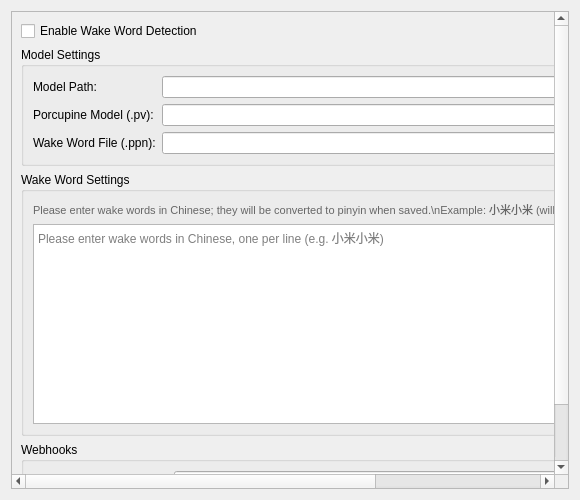
<?xml version="1.0" encoding="UTF-8"?>
<ui version="4.0">
 <class>WakeWordWidget</class>
 <widget class="QWidget" name="WakeWordWidget">
  <property name="geometry">
   <rect>
    <x>0</x>
    <y>0</y>
    <width>580</width>
    <height>500</height>
   </rect>
  </property>
    <property name="windowTitle">
     <string>Wake Words</string>
    </property>
  <layout class="QVBoxLayout" name="verticalLayout">
   <item>
    <widget class="QScrollArea" name="scrollArea">
     <property name="widgetResizable">
      <bool>true</bool>
     </property>
     <widget class="QWidget" name="scrollAreaWidgetContents">
      <property name="geometry">
       <rect>
        <x>0</x>
        <y>0</y>
        <width>578</width>
        <height>480</height>
       </rect>
      </property>
      <layout class="QVBoxLayout" name="contentLayout">
       <item>
        <widget class="QCheckBox" name="use_wake_word_check">
         <property name="text">
          <string>Enable Wake Word Detection</string>
         </property>
        </widget>
       </item>
       <item>
        <widget class="QGroupBox" name="model_group">
         <property name="title">
          <string>Model Settings</string>
         </property>
         <layout class="QFormLayout" name="modelLayout">
          <item row="0" column="0">
           <widget class="QLabel" name="label_model_path">
            <property name="text">
             <string>Model Path:</string>
            </property>
           </widget>
          </item>
          <item row="0" column="1">
           <layout class="QHBoxLayout" name="model_path_layout">
            <item>
             <widget class="QLineEdit" name="model_path_edit"/>
            </item>
            <item>
             <widget class="QPushButton" name="model_path_btn">
              <property name="text">
               <string>Browse...</string>
              </property>
             </widget>
            </item>
           </layout>
          </item>
           <item row="1" column="0">
            <widget class="QLabel" name="label_porcupine_model_path">
             <property name="text">
              <string>Porcupine Model (.pv):</string>
             </property>
            </widget>
           </item>
           <item row="1" column="1">
            <layout class="QHBoxLayout" name="porcupine_model_path_layout">
             <item>
              <widget class="QLineEdit" name="porcupine_model_path_edit"/>
             </item>
             <item>
              <widget class="QPushButton" name="porcupine_model_path_btn">
               <property name="text">
                <string>Browse...</string>
               </property>
              </widget>
             </item>
            </layout>
           </item>
           <item row="2" column="0">
            <widget class="QLabel" name="label_porcupine_keyword_path">
             <property name="text">
              <string>Wake Word File (.ppn):</string>
             </property>
            </widget>
           </item>
           <item row="2" column="1">
            <layout class="QHBoxLayout" name="porcupine_keyword_path_layout">
             <item>
              <widget class="QLineEdit" name="porcupine_keyword_path_edit"/>
             </item>
             <item>
              <widget class="QPushButton" name="porcupine_keyword_path_btn">
               <property name="text">
                <string>Browse...</string>
               </property>
              </widget>
             </item>
            </layout>
           </item>
         </layout>
        </widget>
       </item>
       <item>
        <widget class="QGroupBox" name="keywords_group">
         <property name="title">
          <string>Wake Word Settings</string>
         </property>
         <layout class="QVBoxLayout" name="keywords_layout">
          <item>
           <widget class="QLabel" name="keywords_help">
            <property name="text">
             <string>Please enter wake words in Chinese; they will be converted to pinyin when saved.\nExample: 小米小米 (will be converted to: x iǎo m ǐ x iǎo m ǐ @小米小米)</string>
            </property>
            <property name="styleSheet">
             <string>color: #666666; font-size: 11px;</string>
            </property>
           </widget>
          </item>
          <item>
           <widget class="QTextEdit" name="wake_words_edit">
            <property name="minimumSize">
             <size>
              <width>0</width>
              <height>200</height>
             </size>
            </property>
             <property name="placeholderText">
             <string>Please enter wake words in Chinese, one per line (e.g. 小米小米)</string>
            </property>
           </widget>
          </item>
         </layout>
        </widget>
       </item>
       <item>
        <spacer name="verticalSpacer">
         <property name="orientation">
          <enum>Qt::Vertical</enum>
         </property>
         <property name="sizeHint" stdset="0">
          <size>
           <width>20</width>
           <height>40</height>
          </size>
         </property>
        </spacer>
       </item>
      <item>
       <widget class="QGroupBox" name="webhook_group">
        <property name="title">
         <string>Webhooks</string>
        </property>
        <layout class="QFormLayout" name="webhook_form">
         <item row="0" column="0">
          <widget class="QLabel" name="label_webhook_start">
           <property name="text">
            <string>On Listening Start (URL):</string>
           </property>
          </widget>
         </item>
         <item row="0" column="1">
          <widget class="QLineEdit" name="listening_webhook_edit"/>
         </item>
         <item row="1" column="0">
          <widget class="QLabel" name="label_webhook_stop">
           <property name="text">
            <string>On Listening Stop (URL):</string>
           </property>
          </widget>
         </item>
         <item row="1" column="1">
          <widget class="QLineEdit" name="listening_stop_webhook_edit"/>
         </item>
        </layout>
       </widget>
      </item>
      </layout>
     </widget>
    </widget>
   </item>
  </layout>
 </widget>
 <resources/>
 <connections/>
</ui>
